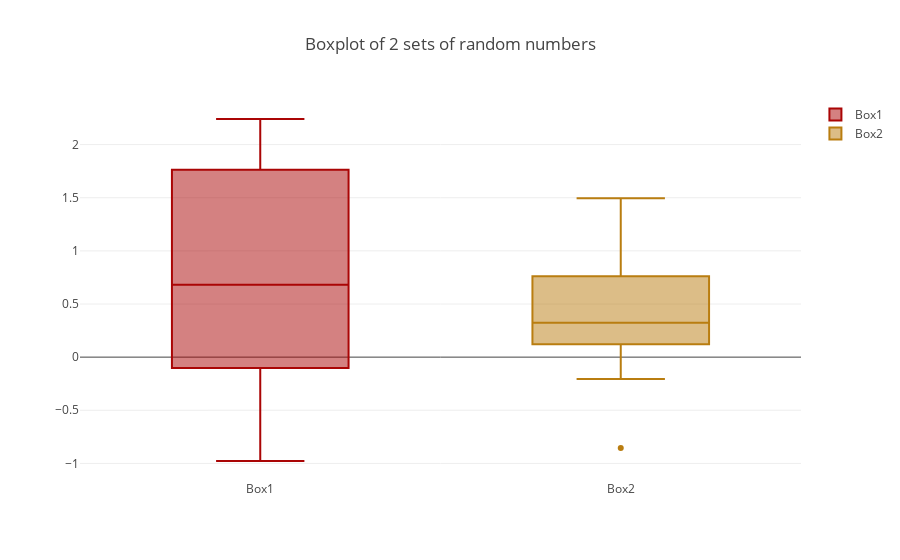

Notebook code cell kept with this figure:
### Code cell
np.random.seed(0) # Set seed for reproducibility
n = 10
r1 = np.random.randn(n)
r2 = np.random.randn(n)

trace0 = go.Box(
    y=r1,
    name = 'Box1',
    marker = dict(
        color = '#AA0505',
    )
)
trace1 = go.Box(
    y=r2,
    name = 'Box2',
    marker = dict(
        color = '#B97D10',
    )
)
data = [trace0, trace1]
layout = go.Layout(title = "Boxplot of 2 sets of random numbers")
fig = go.Figure(data= data, layout=layout)
iplot(fig)

### Figure 1 — Plotly figure (JSON) as saved in the notebook; plotly's stock layout.template omitted (floating-point values rounded to 4 significant figures)
{"data": [{"marker": {"color": "#AA0505"}, "name": "Box1", "type": "box", "uid": "59d89377-087c-44c2-8b84-abacf6d31ca4", "y": [1.764, 0.4002, 0.9787, 2.241, 1.868, -0.9773, 0.9501, -0.1514, -0.1032, 0.4106]}, {"marker": {"color": "#B97D10"}, "name": "Box2", "type": "box", "uid": "290771f5-4541-4694-8e94-e58a974d1ec9", "y": [0.144, 1.454, 0.761, 0.1217, 0.4439, 0.3337, 1.494, -0.2052, 0.3131, -0.8541]}], "layout": {"title": {"text": "Boxplot of 2 sets of random numbers"}}}
